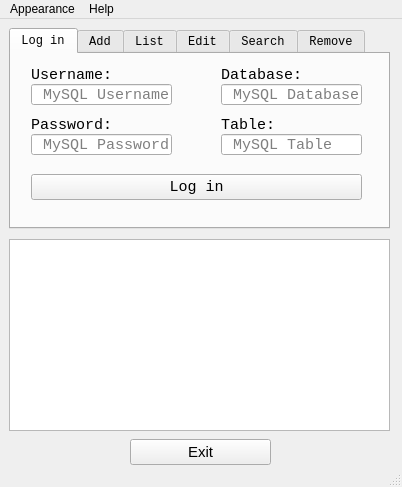
<?xml version="1.0" encoding="UTF-8"?>
<ui version="4.0">
 <class>MainWindow</class>
 <widget class="QMainWindow" name="MainWindow">
  <property name="geometry">
   <rect>
    <x>0</x>
    <y>0</y>
    <width>402</width>
    <height>487</height>
   </rect>
  </property>
  <property name="windowTitle">
   <string>WHI3PER::DB</string>
  </property>
  <property name="iconSize">
   <size>
    <width>50</width>
    <height>50</height>
   </size>
  </property>
  <widget class="QWidget" name="centralwidget">
   <widget class="QLabel" name="label">
    <property name="geometry">
     <rect>
      <x>30</x>
      <y>360</y>
      <width>47</width>
      <height>16</height>
     </rect>
    </property>
    <property name="text">
     <string/>
    </property>
   </widget>
   <widget class="QTextBrowser" name="LOGS">
    <property name="geometry">
     <rect>
      <x>9</x>
      <y>220</y>
      <width>381</width>
      <height>192</height>
     </rect>
    </property>
    <property name="font">
     <font>
      <family>Consolas</family>
      <pointsize>11</pointsize>
     </font>
    </property>
   </widget>
   <widget class="QPushButton" name="EXIT_BUTTON">
    <property name="geometry">
     <rect>
      <x>130</x>
      <y>420</y>
      <width>141</width>
      <height>26</height>
     </rect>
    </property>
    <property name="font">
     <font>
      <pointsize>11</pointsize>
     </font>
    </property>
    <property name="text">
     <string>Exit</string>
    </property>
   </widget>
   <widget class="QTabWidget" name="TAB_WIDGET">
    <property name="geometry">
     <rect>
      <x>9</x>
      <y>9</y>
      <width>381</width>
      <height>201</height>
     </rect>
    </property>
    <property name="font">
     <font>
      <family>Consolas</family>
      <pointsize>9</pointsize>
     </font>
    </property>
    <property name="currentIndex">
     <number>0</number>
    </property>
    <widget class="QWidget" name="tab">
     <attribute name="title">
      <string>Log in</string>
     </attribute>
     <widget class="QLineEdit" name="MySQL_USERNAME">
      <property name="geometry">
       <rect>
        <x>20</x>
        <y>30</y>
        <width>141</width>
        <height>21</height>
       </rect>
      </property>
      <property name="font">
       <font>
        <family>Consolas</family>
        <pointsize>11</pointsize>
       </font>
      </property>
      <property name="placeholderText">
       <string> MySQL Username</string>
      </property>
     </widget>
     <widget class="QLabel" name="label_1">
      <property name="geometry">
       <rect>
        <x>20</x>
        <y>10</y>
        <width>81</width>
        <height>21</height>
       </rect>
      </property>
      <property name="font">
       <font>
        <family>Consolas</family>
        <pointsize>11</pointsize>
       </font>
      </property>
      <property name="text">
       <string>Username:</string>
      </property>
     </widget>
     <widget class="QLabel" name="label_2">
      <property name="geometry">
       <rect>
        <x>20</x>
        <y>60</y>
        <width>81</width>
        <height>21</height>
       </rect>
      </property>
      <property name="font">
       <font>
        <family>Consolas</family>
        <pointsize>11</pointsize>
       </font>
      </property>
      <property name="text">
       <string>Password:</string>
      </property>
     </widget>
     <widget class="QLineEdit" name="MySQL_PASSWORD">
      <property name="geometry">
       <rect>
        <x>20</x>
        <y>80</y>
        <width>141</width>
        <height>21</height>
       </rect>
      </property>
      <property name="font">
       <font>
        <family>Consolas</family>
        <pointsize>11</pointsize>
       </font>
      </property>
      <property name="echoMode">
       <enum>QLineEdit::Password</enum>
      </property>
      <property name="placeholderText">
       <string> MySQL Password</string>
      </property>
     </widget>
     <widget class="QLabel" name="label_3">
      <property name="geometry">
       <rect>
        <x>210</x>
        <y>60</y>
        <width>81</width>
        <height>21</height>
       </rect>
      </property>
      <property name="font">
       <font>
        <family>Consolas</family>
        <pointsize>11</pointsize>
       </font>
      </property>
      <property name="text">
       <string>Table:</string>
      </property>
     </widget>
     <widget class="QLineEdit" name="MySQL_TABLE">
      <property name="geometry">
       <rect>
        <x>210</x>
        <y>80</y>
        <width>141</width>
        <height>21</height>
       </rect>
      </property>
      <property name="font">
       <font>
        <family>Consolas</family>
        <pointsize>11</pointsize>
       </font>
      </property>
      <property name="echoMode">
       <enum>QLineEdit::Normal</enum>
      </property>
      <property name="placeholderText">
       <string> MySQL Table</string>
      </property>
     </widget>
     <widget class="QLabel" name="label_12">
      <property name="geometry">
       <rect>
        <x>210</x>
        <y>10</y>
        <width>81</width>
        <height>21</height>
       </rect>
      </property>
      <property name="font">
       <font>
        <family>Consolas</family>
        <pointsize>11</pointsize>
       </font>
      </property>
      <property name="text">
       <string>Database:</string>
      </property>
     </widget>
     <widget class="QLineEdit" name="MySQL_DATABASE">
      <property name="geometry">
       <rect>
        <x>210</x>
        <y>30</y>
        <width>141</width>
        <height>21</height>
       </rect>
      </property>
      <property name="font">
       <font>
        <family>Consolas</family>
        <pointsize>11</pointsize>
       </font>
      </property>
      <property name="echoMode">
       <enum>QLineEdit::Normal</enum>
      </property>
      <property name="placeholderText">
       <string> MySQL Database</string>
      </property>
     </widget>
     <widget class="QPushButton" name="LOGGIN_BUTTON">
      <property name="geometry">
       <rect>
        <x>20</x>
        <y>120</y>
        <width>331</width>
        <height>26</height>
       </rect>
      </property>
      <property name="font">
       <font>
        <pointsize>11</pointsize>
       </font>
      </property>
      <property name="text">
       <string>Log in</string>
      </property>
     </widget>
    </widget>
    <widget class="QWidget" name="tab_2">
     <attribute name="title">
      <string>Add</string>
     </attribute>
     <widget class="QLabel" name="label_4">
      <property name="geometry">
       <rect>
        <x>20</x>
        <y>10</y>
        <width>81</width>
        <height>21</height>
       </rect>
      </property>
      <property name="font">
       <font>
        <family>Consolas</family>
        <pointsize>11</pointsize>
       </font>
      </property>
      <property name="text">
       <string>Username:</string>
      </property>
     </widget>
     <widget class="QLineEdit" name="USERNAME">
      <property name="geometry">
       <rect>
        <x>20</x>
        <y>30</y>
        <width>141</width>
        <height>21</height>
       </rect>
      </property>
      <property name="font">
       <font>
        <family>Consolas</family>
        <pointsize>11</pointsize>
       </font>
      </property>
     </widget>
     <widget class="QLabel" name="label_5">
      <property name="geometry">
       <rect>
        <x>210</x>
        <y>10</y>
        <width>81</width>
        <height>21</height>
       </rect>
      </property>
      <property name="font">
       <font>
        <family>Consolas</family>
        <pointsize>11</pointsize>
       </font>
      </property>
      <property name="text">
       <string>Password:</string>
      </property>
     </widget>
     <widget class="QLineEdit" name="PASSWORD">
      <property name="geometry">
       <rect>
        <x>210</x>
        <y>30</y>
        <width>141</width>
        <height>21</height>
       </rect>
      </property>
      <property name="font">
       <font>
        <family>Consolas</family>
        <pointsize>11</pointsize>
       </font>
      </property>
      <property name="echoMode">
       <enum>QLineEdit::Password</enum>
      </property>
     </widget>
     <widget class="QLabel" name="label_6">
      <property name="geometry">
       <rect>
        <x>20</x>
        <y>60</y>
        <width>81</width>
        <height>21</height>
       </rect>
      </property>
      <property name="font">
       <font>
        <family>Consolas</family>
        <pointsize>11</pointsize>
       </font>
      </property>
      <property name="text">
       <string>Gmail:</string>
      </property>
     </widget>
     <widget class="QLineEdit" name="GMAIL">
      <property name="geometry">
       <rect>
        <x>20</x>
        <y>80</y>
        <width>331</width>
        <height>21</height>
       </rect>
      </property>
      <property name="font">
       <font>
        <family>Consolas</family>
        <pointsize>11</pointsize>
       </font>
      </property>
      <property name="echoMode">
       <enum>QLineEdit::Normal</enum>
      </property>
     </widget>
     <widget class="QPushButton" name="ADD_BUTTON">
      <property name="geometry">
       <rect>
        <x>20</x>
        <y>120</y>
        <width>331</width>
        <height>26</height>
       </rect>
      </property>
      <property name="font">
       <font>
        <pointsize>11</pointsize>
       </font>
      </property>
      <property name="text">
       <string>Add</string>
      </property>
     </widget>
    </widget>
    <widget class="QWidget" name="tab_3">
     <attribute name="title">
      <string>List</string>
     </attribute>
     <layout class="QGridLayout" name="gridLayout_3">
      <item row="0" column="0">
       <widget class="QPushButton" name="SHOW_ALL_USERS">
        <property name="font">
         <font>
          <pointsize>11</pointsize>
         </font>
        </property>
        <property name="text">
         <string>Show All User's</string>
        </property>
       </widget>
      </item>
      <item row="1" column="0">
       <widget class="QPushButton" name="SHOW_ALL_USERNAMES">
        <property name="font">
         <font>
          <pointsize>11</pointsize>
         </font>
        </property>
        <property name="text">
         <string>Show All Username's</string>
        </property>
       </widget>
      </item>
      <item row="2" column="0">
       <widget class="QPushButton" name="SHOW_ALL_PASSWORDS">
        <property name="font">
         <font>
          <pointsize>11</pointsize>
         </font>
        </property>
        <property name="text">
         <string>Show All Password's</string>
        </property>
       </widget>
      </item>
      <item row="3" column="0">
       <widget class="QPushButton" name="SHOW_ALL_GMAILS">
        <property name="font">
         <font>
          <pointsize>11</pointsize>
         </font>
        </property>
        <property name="text">
         <string>Show All Gmail's</string>
        </property>
       </widget>
      </item>
     </layout>
    </widget>
    <widget class="QWidget" name="tab_4">
     <attribute name="title">
      <string>Edit</string>
     </attribute>
     <widget class="QLabel" name="label_7">
      <property name="geometry">
       <rect>
        <x>20</x>
        <y>10</y>
        <width>81</width>
        <height>21</height>
       </rect>
      </property>
      <property name="font">
       <font>
        <family>Consolas</family>
        <pointsize>11</pointsize>
       </font>
      </property>
      <property name="text">
       <string>Username:</string>
      </property>
     </widget>
     <widget class="QLineEdit" name="SEARCH_USERNAME_1">
      <property name="geometry">
       <rect>
        <x>20</x>
        <y>30</y>
        <width>141</width>
        <height>21</height>
       </rect>
      </property>
      <property name="font">
       <font>
        <family>Consolas</family>
        <pointsize>11</pointsize>
       </font>
      </property>
      <property name="placeholderText">
       <string> Enter to search</string>
      </property>
     </widget>
     <widget class="QLabel" name="label_8">
      <property name="geometry">
       <rect>
        <x>20</x>
        <y>60</y>
        <width>101</width>
        <height>21</height>
       </rect>
      </property>
      <property name="font">
       <font>
        <family>Consolas</family>
        <pointsize>11</pointsize>
       </font>
      </property>
      <property name="text">
       <string>New Username:</string>
      </property>
     </widget>
     <widget class="QLabel" name="label_9">
      <property name="geometry">
       <rect>
        <x>210</x>
        <y>60</y>
        <width>101</width>
        <height>21</height>
       </rect>
      </property>
      <property name="font">
       <font>
        <family>Consolas</family>
        <pointsize>11</pointsize>
       </font>
      </property>
      <property name="text">
       <string>New Password:</string>
      </property>
     </widget>
     <widget class="QLineEdit" name="NEW_USERNAME">
      <property name="geometry">
       <rect>
        <x>20</x>
        <y>80</y>
        <width>141</width>
        <height>21</height>
       </rect>
      </property>
      <property name="font">
       <font>
        <family>Consolas</family>
        <pointsize>11</pointsize>
       </font>
      </property>
     </widget>
     <widget class="QLineEdit" name="NEW_PASSWORD">
      <property name="geometry">
       <rect>
        <x>210</x>
        <y>80</y>
        <width>141</width>
        <height>21</height>
       </rect>
      </property>
      <property name="font">
       <font>
        <family>Consolas</family>
        <pointsize>11</pointsize>
       </font>
      </property>
      <property name="echoMode">
       <enum>QLineEdit::Password</enum>
      </property>
     </widget>
     <widget class="QPushButton" name="EDIT_BUTTON">
      <property name="geometry">
       <rect>
        <x>20</x>
        <y>120</y>
        <width>331</width>
        <height>26</height>
       </rect>
      </property>
      <property name="font">
       <font>
        <pointsize>11</pointsize>
       </font>
      </property>
      <property name="text">
       <string>Apply</string>
      </property>
     </widget>
    </widget>
    <widget class="QWidget" name="tab_5">
     <attribute name="title">
      <string>Search</string>
     </attribute>
     <widget class="QLabel" name="label_10">
      <property name="geometry">
       <rect>
        <x>20</x>
        <y>10</y>
        <width>81</width>
        <height>21</height>
       </rect>
      </property>
      <property name="font">
       <font>
        <family>Consolas</family>
        <pointsize>11</pointsize>
       </font>
      </property>
      <property name="text">
       <string>Username:</string>
      </property>
     </widget>
     <widget class="QLineEdit" name="SEARCH_USERNAME_2">
      <property name="geometry">
       <rect>
        <x>20</x>
        <y>30</y>
        <width>141</width>
        <height>21</height>
       </rect>
      </property>
      <property name="font">
       <font>
        <family>Consolas</family>
        <pointsize>11</pointsize>
       </font>
      </property>
     </widget>
     <widget class="QPushButton" name="SEARCH_BUTTON">
      <property name="geometry">
       <rect>
        <x>20</x>
        <y>120</y>
        <width>331</width>
        <height>26</height>
       </rect>
      </property>
      <property name="font">
       <font>
        <pointsize>11</pointsize>
       </font>
      </property>
      <property name="text">
       <string>Search</string>
      </property>
     </widget>
    </widget>
    <widget class="QWidget" name="tab_6">
     <attribute name="title">
      <string>Remove</string>
     </attribute>
     <widget class="QLabel" name="label_11">
      <property name="geometry">
       <rect>
        <x>20</x>
        <y>10</y>
        <width>72</width>
        <height>18</height>
       </rect>
      </property>
      <property name="font">
       <font>
        <family>Consolas</family>
        <pointsize>11</pointsize>
       </font>
      </property>
      <property name="text">
       <string>Username:</string>
      </property>
     </widget>
     <widget class="QLineEdit" name="SEARCH_USERNAME_3">
      <property name="geometry">
       <rect>
        <x>20</x>
        <y>30</y>
        <width>167</width>
        <height>24</height>
       </rect>
      </property>
      <property name="font">
       <font>
        <family>Consolas</family>
        <pointsize>11</pointsize>
       </font>
      </property>
      <property name="placeholderText">
       <string>  * to remove all</string>
      </property>
     </widget>
     <widget class="QLabel" name="label_23">
      <property name="geometry">
       <rect>
        <x>9</x>
        <y>112</y>
        <width>16</width>
        <height>18</height>
       </rect>
      </property>
      <property name="font">
       <font>
        <family>Consolas</family>
        <pointsize>11</pointsize>
       </font>
      </property>
      <property name="text">
       <string/>
      </property>
     </widget>
     <widget class="QPushButton" name="REMOVE_BUTTON_2">
      <property name="geometry">
       <rect>
        <x>20</x>
        <y>120</y>
        <width>331</width>
        <height>26</height>
       </rect>
      </property>
      <property name="font">
       <font>
        <pointsize>11</pointsize>
       </font>
      </property>
      <property name="text">
       <string>Remove</string>
      </property>
     </widget>
    </widget>
   </widget>
  </widget>
  <widget class="QMenuBar" name="menubar">
   <property name="geometry">
    <rect>
     <x>0</x>
     <y>0</y>
     <width>402</width>
     <height>21</height>
    </rect>
   </property>
   <widget class="QMenu" name="menuAppearance">
    <property name="title">
     <string>Appearance</string>
    </property>
    <addaction name="LIGHT"/>
    <addaction name="DARK"/>
    <addaction name="GRAY"/>
    <addaction name="PURPLE"/>
    <addaction name="BLUE"/>
   </widget>
   <widget class="QMenu" name="menuHelp">
    <property name="title">
     <string>Help</string>
    </property>
    <addaction name="ABOUT"/>
   </widget>
   <addaction name="menuAppearance"/>
   <addaction name="menuHelp"/>
  </widget>
  <widget class="QStatusBar" name="statusbar"/>
  <action name="LIGHT">
   <property name="text">
    <string>Set Light Mode</string>
   </property>
   <property name="shortcut">
    <string>Ctrl+1</string>
   </property>
  </action>
  <action name="DARK">
   <property name="text">
    <string>Set Dark Mode</string>
   </property>
   <property name="shortcut">
    <string>Ctrl+2</string>
   </property>
  </action>
  <action name="GRAY">
   <property name="text">
    <string>Set Grey Mode</string>
   </property>
   <property name="shortcut">
    <string>Ctrl+3</string>
   </property>
  </action>
  <action name="BLUE">
   <property name="text">
    <string>Set Blue Mode</string>
   </property>
   <property name="shortcut">
    <string>Ctrl+5</string>
   </property>
  </action>
  <action name="ABOUT">
   <property name="text">
    <string>About</string>
   </property>
  </action>
  <action name="actionHelp">
   <property name="text">
    <string>Help ?</string>
   </property>
  </action>
  <action name="PURPLE">
   <property name="text">
    <string>Set Purple Mode</string>
   </property>
   <property name="shortcut">
    <string>Ctrl+4</string>
   </property>
  </action>
 </widget>
 <resources/>
 <connections/>
</ui>
